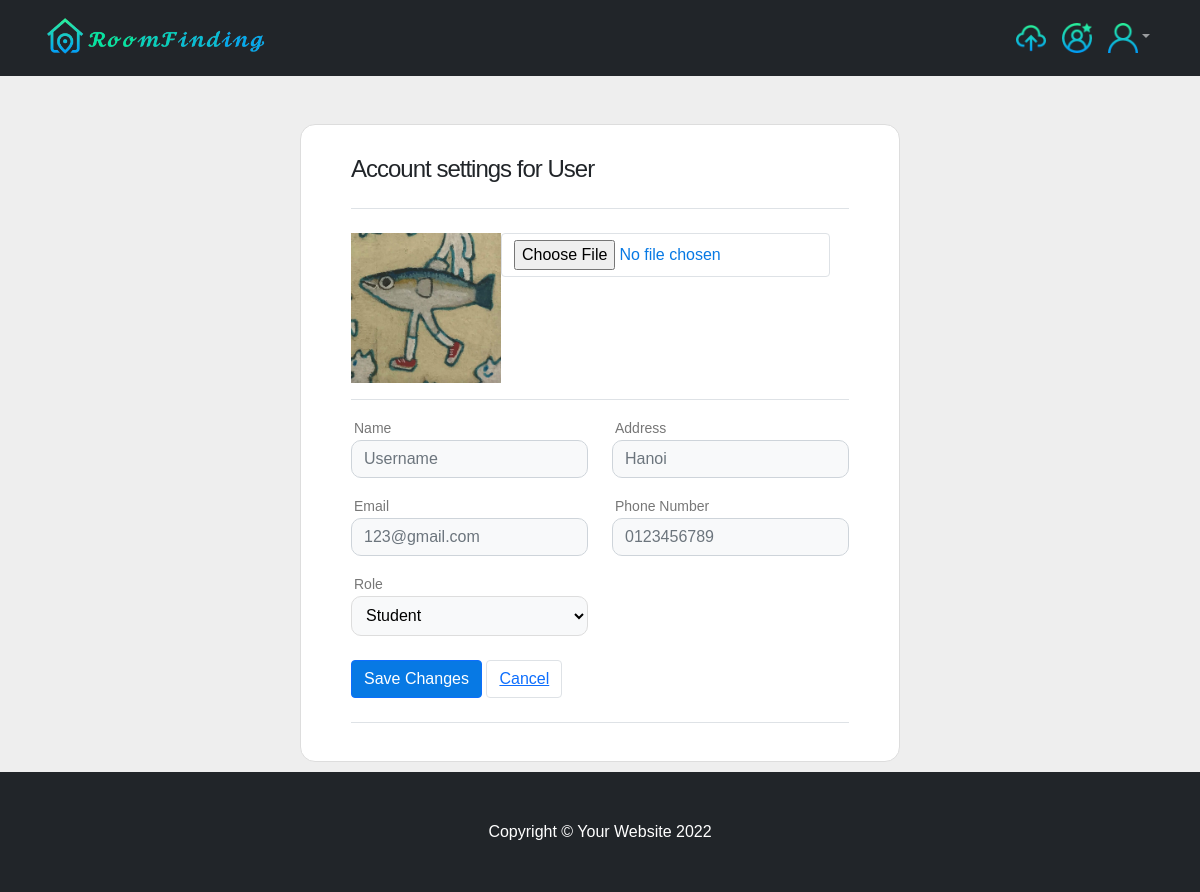
Page /settings (signed in) on the committed database.
### core/models.py (models this page shows, shortened)
class Profile(models.Model):
    user = models.ForeignKey(User, on_delete=models.CASCADE)
    id_user = models.IntegerField()
    bio = models.TextField(default='')
    name = models.TextField(default='')
    phone_number = models.TextField(default='')
    address = models.TextField(default='')
    email = models.TextField(default='')
    profileimg = models.ImageField(
        upload_to='profile_image', default='blank-profile-picture.png')

### core/views.py (the view, shortened to what this page needs)
# urls.py: path('settings', views.settings, name='settings'),
@login_required(login_url='login')
def settings(request):
    user_profile = Profile.objects.get(user=request.user)
    return render(request, 'settings.html', {'user_profile': user_profile})

### templates/settings.html (shortened to what this page needs)
{% load static %}
<!DOCTYPE html>
<html lang="en">
<head>
    <link href="https://cdn.jsdelivr.net/npm/bootstrap-icons@1.5.0/font/bootstrap-icons.css" rel="stylesheet" />
    <link href="{% static 'css/styles.css' %}" rel="stylesheet" />
</head>
<body>
    {% include 'header.html' %}
    <div class="wrapper bg-white mt-sm-5">
        <h4 class="pb-4 border-bottom">Account settings for {{user.username}}</h4>
        <form action="" method="POST" enctype="multipart/form-data">
            <div class="d-flex align-items-start py-3 border-bottom">
                <img height="150" width="150" src="{{user_profile.profileimg.url}}"/>
                <div class="pl-sm-4 pl-2" id="img-section">
                    <input type="file" name="image" class="btn button border" ></input>
                </div>
            </div>
            <div class="py-2">
                <div class="row py-2">
                    <div class="col-md-6">
                        <label for="firstname">Name</label>
                        <input type="text" class="bg-light form-control" placeholder="{{user_profile.name}}"
                         name="name">
                    </div>
                    <div class="col-md-6 pt-md-0 pt-3">
                        <label for="address">Address</label>
                        <input type="text" class="bg-light form-control" placeholder="{{user_profile.address}}" name="address">
                    </div>
                </div>
                <div class="row py-2">
                    <div class="col-md-6">
                        <label for="email">Email</label>
                        <input type="text" class="bg-light form-control" placeholder="{{user_profile.email}}" name="email">
                    </div>
                    <div class="col-md-6 pt-md-0 pt-3">
                        <label for="phone">Phone Number</label>
                        <input type="tel" class="bg-light form-control" placeholder="{{user_profile.phone_number}}" name="phone_number">
                    </div>
                </div>
                <div class="row py-2">
                    <div class="col-md-6">
                        <label for="role">Role</label>
                        <select name="role" id="role" class="bg-light">
                            <option value="Student" selected>Student</option>
                        </select>
                    </div>
                </div>
                <div class="py-3 pb-4 border-bottom">
                    <button type="submit" class="btn btn-primary mr-3">Save Changes</button>
                    <button class="btn border button"><a href="/">Cancel</a></button>
                </div>
            </div>
        </form>
    </div>
   <footer class="py-5 bg-dark">
    <div class="container"><p class="m-0 text-center text-white">Copyright &copy; Your Website 2022</p></div>
</footer>
</body>
</html>

### rows in the picture
Profile: profileimg (picture), name "Username", address "Hanoi", email "123@gmail.com", phone_number "0123456789"

### other values in the picture
{{ user.username }} "User"
